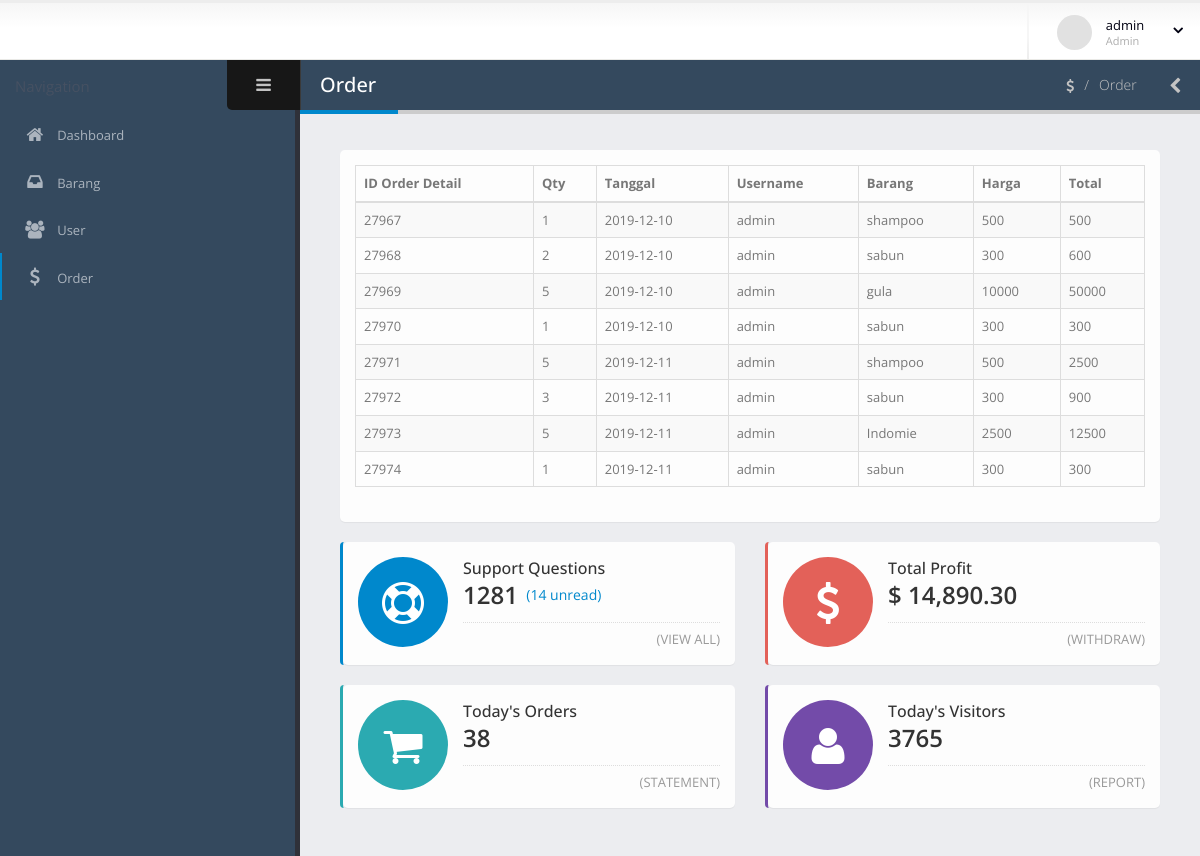
The page /admin/order/ordertabel.php (signed in) on the database its author committed.
### tables this page shows
CREATE TABLE `orderdetail` (
  `idOrderDetail` int(11) NOT NULL,
  `idOrder` int(11) NOT NULL,
  `idBarang` int(11) NOT NULL,
  `qty` int(11) NOT NULL,
  `subtotal` int(11) NOT NULL
);

CREATE TABLE `orders` (
  `idorder` int(11) NOT NULL,
  `tanggal` date NOT NULL,
  `username` varchar(12) NOT NULL,
  `grandtotal` int(11) NOT NULL
);

CREATE TABLE `barang` (
  `idBarang` int(11) NOT NULL,
  `Nama` varchar(100) NOT NULL,
  `Stok` int(11) NOT NULL,
  `Harga` int(11) NOT NULL,
  `gambar` text NOT NULL
);

### admin/order/ordertabel.php (the view, shortened to what this page needs)
<!doctype html>
<?php
include "../../db/connection.php";
		$sqlOrders = "SELECT a.idorderdetail,a.qty,b.tanggal,b.username,c.nama,c.harga,c.harga*a.qty total FROM `orderdetail` a, orders b,barang c WHERE a.`idOrder` = b.idorder && a.idBarang = c.idbarang ";
        $res = $conn->query($sqlOrders);
    ?>
<html class="fixed">
	<head>
		<link rel="stylesheet" href="../../assets/vendor/bootstrap/css/bootstrap.css" />
		<link rel="stylesheet" href="../../assets/vendor/font-awesome/css/font-awesome.css" />
		<link rel="stylesheet" href="../../assets/vendor/magnific-popup/magnific-popup.css" />
		<link rel="stylesheet" href="../../assets/vendor/bootstrap-datepicker/css/datepicker3.css" />
		<link rel="stylesheet" href="../../assets/vendor/jquery-ui/css/ui-lightness/jquery-ui-1.10.4.custom.css" />
		<link rel="stylesheet" href="../../assets/vendor/bootstrap-multiselect/bootstrap-multiselect.css" />
		<link rel="stylesheet" href="../../assets/vendor/morris/morris.css" />
		<link rel="stylesheet" href="../../assets/stylesheets/theme.css" />
		<link rel="stylesheet" href="../../assets/stylesheets/skins/default.css" />
		<link rel="stylesheet" href="../../assets/stylesheets/theme-custom.css">
	</head>
	<body>
		<section class="body">
			<header class="header">
				<div class="header-right">
					<span class="separator"></span>
					<div id="userbox" class="userbox">
						<a href="#" data-toggle="dropdown">
							<figure class="profile-picture">
								<img src="../../assets/images/!logged-user.jpg" alt="Joseph Doe" class="img-circle" data-lock-picture="../../assets/images/!logged-user.jpg" />
							</figure>
							<div class="profile-info" data-lock-name="John Doe" data-lock-email="johndoe@JSOFT.com">
								<span class="name"><?php echo $_SESSION['username'] ?> </span>
								<span class="role"><?php echo $_SESSION['Level'] ?> </span>
							</div>
							<i class="fa custom-caret"></i>
						</a>
					</div>
				</div>
			</header>
			<div class="inner-wrapper">
				<aside id="sidebar-left" class="sidebar-left">
					<div class="sidebar-header">
						<div class="sidebar-title">
						</div>
						<div class="sidebar-toggle hidden-xs" data-toggle-class="sidebar-left-collapsed" data-target="html" data-fire-event="sidebar-left-toggle">
							<i class="fa fa-bars" aria-label="Toggle sidebar"></i>
						</div>
					</div>
					<div class="nano">
						<div class="nano-content">
							<nav id="menu" class="nav-main" role="navigation">
								<ul class="nav nav-main">
									<li class="nav">
										<a href="../index.php">
											<i class="fa fa-home" aria-hidden="true"></i>
											<span>Dashboard</span>
										</a>
									</li>
									<li class="nav">
										<a href="../barang/barangtabel.php">
											<i class="fa fa-inbox" aria-hidden="true"></i>
											<span>Barang</span>
										</a>
									</li>
									<li class="nav">
										<a href="../user/usertabel.php">
											<i class="fa fa-users" aria-hidden="true"></i>
											<span>User</span>
										</a>
									</li>
									<li class="nav-active">
										<a href="ordertabel.php">
											<i class="fa fa-usd" aria-hidden="true"></i>
											<span>Order</span>
										</a>
									</li>
								</ul>
							</nav>
						</div>
					</div>
				</aside>
				<section role="main" class="content-body">
					<header class="page-header">
						<h2>Order</h2>
						<div class="right-wrapper pull-right">
							<ol class="breadcrumbs">
								<li>
									<a href="ordertabel.php">
										<i class="fa fa-usd"></i>
									</a>
								</li>
								<li><span>Order</span></li>
							</ol>
							<a class="sidebar-right-toggle" data-open="sidebar-right"><i class="fa fa-chevron-left"></i></a>
						</div>
					</header>
					<div class="row">
						<div class="col-md-6 col-lg-12 col-xl-6">
							<section class="panel">
								<div class="panel-body">
									<div class="row">
										<div class="col-lg-12">
                                            <div class="table-responsive">
                                            <table class="table table-bordered table-striped col-lg-12" id="datatable-ajax" data-url="../../assets/ajax/ajax-datatables-sample.json" >
                                                <thead>
                                                    <tr>
                                                        <th>ID Order Detail</th>
                                                        <th>Qty</th>
                                                        <th>Tanggal</th>
                                                        <th>Username</th>
														<th>Barang</th>
														<th>Harga</th>
														<th>Total</th>
                                                    </tr>
                                                </thead>
                                                    <?php
                                                    while($row = $res->fetch_assoc()) {
                                                        echo "<tr>
                                                                <td>". $row["idorderdetail"]."</td>
                                                                <td>". $row["qty"]."</td>
                                                                <td> ". $row["tanggal"]."</td>
                                                                <td> ". $row["username"]."</td>
																<td> ". $row["nama"]."</td>
																<td> ". $row["harga"]."</td>
																<td> ". $row["total"]."</td>
                                                        </tr>";
                                                    }
                                                    ?>
                                            </table>
                                            </div>
									</div>
								</div>
							</section>
						</div>
						<div class="col-md-6 col-lg-12 col-xl-6">
							<div class="row">
								<div class="col-md-12 col-lg-6 col-xl-6">
									<section class="panel panel-featured-left panel-featured-primary">
										<div class="panel-body">
											<div class="widget-summary">
												<div class="widget-summary-col widget-summary-col-icon">
													<div class="summary-icon bg-primary">
														<i class="fa fa-life-ring"></i>
													</div>
												</div>
												<div class="widget-summary-col">
													<div class="summary">
														<h4 class="title">Support Questions</h4>
														<div class="info">
															<strong class="amount">1281</strong>
															<span class="text-primary">(14 unread)</span>
														</div>
													</div>
													<div class="summary-footer">
														<a class="text-muted text-uppercase">(view all)</a>
													</div>
												</div>
											</div>
										</div>
									</section>
								</div>
								<div class="col-md-12 col-lg-6 col-xl-6">
									<section class="panel panel-featured-left panel-featured-secondary">
										<div class="panel-body">
											<div class="widget-summary">
												<div class="widget-summary-col widget-summary-col-icon">
													<div class="summary-icon bg-secondary">
														<i class="fa fa-usd"></i>
													</div>
												</div>
												<div class="widget-summary-col">
													<div class="summary">
														<h4 class="title">Total Profit</h4>
														<div class="info">
															<strong class="amount">$ 14,890.30</strong>
														</div>
													</div>
													<div class="summary-footer">
														<a class="text-muted text-uppercase">(withdraw)</a>
													</div>
												</div>
											</div>
										</div>
									</section>
								</div>
								<div class="col-md-12 col-lg-6 col-xl-6">
									<section class="panel panel-featured-left panel-featured-tertiary">
										<div class="panel-body">
											<div class="widget-summary">
												<div class="widget-summary-col widget-summary-col-icon">
													<div class="summary-icon bg-tertiary">
														<i class="fa fa-shopping-cart"></i>
													</div>
												</div>
												<div class="widget-summary-col">
													<div class="summary">
														<h4 class="title">Today's Orders</h4>
														<div class="info">
															<strong class="amount">38</strong>
														</div>
													</div>
													<div class="summary-footer">
														<a class="text-muted text-uppercase">(statement)</a>
													</div>
												</div>
											</div>
										</div>
									</section>
								</div>
								<div class="col-md-12 col-lg-6 col-xl-6">
									<section class="panel panel-featured-left panel-featured-quartenary">
										<div class="panel-body">
											<div class="widget-summary">
												<div class="widget-summary-col widget-summary-col-icon">
													<div class="summary-icon bg-quartenary">
														<i class="fa fa-user"></i>
													</div>
												</div>
												<div class="widget-summary-col">
													<div class="summary">
														<h4 class="title">Today's Visitors</h4>
														<div class="info">
															<strong class="amount">3765</strong>
														</div>
													</div>
													<div class="summary-footer">
														<a class="text-muted text-uppercase">(report)</a>
													</div>
												</div>
											</div>
										</div>
									</section>
								</div>
							</div>
						</div>
					</div>
				</section>
			</div>
		</section>
	</body>
</html>

### assets/stylesheets/skins/default.css (style rules this page uses)
a, .btn-link { color: #0088cc; }
.text-primary { color: #0088cc !important; }
.bg-primary { background: #0088cc; }
.page-header h2 { border-bottom-color: #0088cc; }
ul.nav-main > li.nav-active > a { box-shadow: 2px 0 0 #0088cc inset; }
.panel-featured-primary { border-color: #0088cc; }

### rows shown on the page
orderdetail: idOrderDetail "27967", qty "1", idOrder.tanggal "2019-12-10", idOrder.username "admin", idBarang.Nama "shampoo", idBarang.Harga "500", total "500"
orderdetail: idOrderDetail "27968", qty "2", idOrder.tanggal "2019-12-10", idOrder.username "admin", idBarang.Nama "sabun", idBarang.Harga "300", total "600"
orderdetail: idOrderDetail "27969", qty "5", idOrder.tanggal "2019-12-10", idOrder.username "admin", idBarang.Nama "gula", idBarang.Harga "10000", total "50000"
orderdetail: idOrderDetail "27970", qty "1", idOrder.tanggal "2019-12-10", idOrder.username "admin", idBarang.Nama "sabun", idBarang.Harga "300", total "300"
orderdetail: idOrderDetail "27971", qty "5", idOrder.tanggal "2019-12-11", idOrder.username "admin", idBarang.Nama "shampoo", idBarang.Harga "500", total "2500"
orderdetail: idOrderDetail "27972", qty "3", idOrder.tanggal "2019-12-11", idOrder.username "admin", idBarang.Nama "sabun", idBarang.Harga "300", total "900"
orderdetail: idOrderDetail "27973", qty "5", idOrder.tanggal "2019-12-11", idOrder.username "admin", idBarang.Nama "Indomie", idBarang.Harga "2500", total "12500"
orderdetail: idOrderDetail "27974", qty "1", idOrder.tanggal "2019-12-11", idOrder.username "admin", idBarang.Nama "sabun", idBarang.Harga "300", total "300"

### other values the page prints
$_SESSION['username'] "admin"
$_SESSION['Level'] "Admin"
